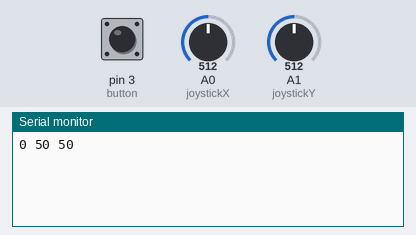
This sketch was run on a simulated Arduino Uno, built with avr-gcc and run on an emulated ATmega328P. Shown: the last lines printed to the serial monitor. The inputs (shaded band) are chosen by the test bench; at power-on: A0 (joystickX) = 512, A1 (joystickY) = 512, pin 3 (button) LOW.

Above: at 1.2 s.
1.3 s: A0 (joystickX) set to 716
At 2.4 s:
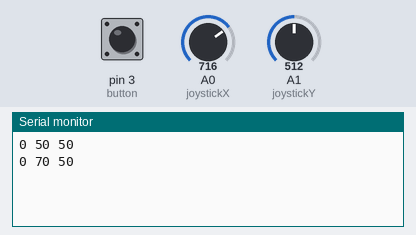
2.8 s: A1 (joystickY) set to 716
At 3.7 s:
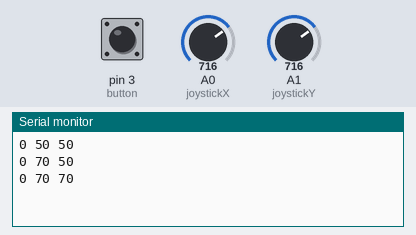
4.3 s: A0 (joystickX) set to 900
At 5.1 s:
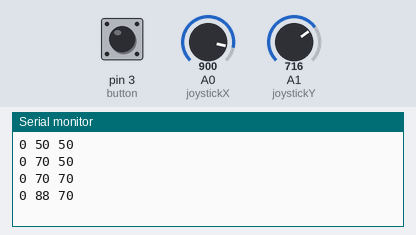
5.8 s: A1 (joystickY) set to 900
At 6.4 s:
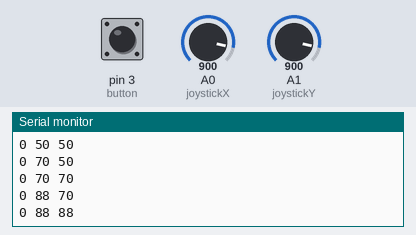
Timing chart, 0 to 8.3 s (numbered marks = the images above; inputs shaded):
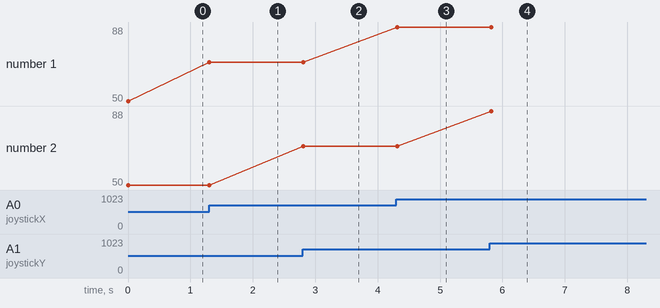

Measured:
- after the input at 1.3 s, the serial monitor: prints a new line at once (image 1)
- after the input at 2.8 s, the serial monitor: prints a new line at once (image 2)
- after the input at 4.3 s, the serial monitor: prints a new line at once (image 3)
- after the input at 5.8 s, the serial monitor: prints a new line at once (image 4)
- plotted number 1: 50 → 70 after the input at 1.3 s, 70 → 88 after the input at 4.3 s

The sketch:

sketch_arduino_two_potentiometer_btn.ino
```cpp
const int joystickX = A0;
const int joystickY = A1;
const int joystickButton = 2;
const int button = 3;
int percentX = 0;
int percentY = 0;
boolean doSomething = false;

int prevPercentX = 0;
int prevPercentY = 0;

void setup() {
  // put your setup code here, to run once:
  Serial.begin(9600);
  pinMode(joystickButton, INPUT);
  pinMode(button, INPUT);
}

void loop() {
  // put your main code here, to run repeatedly:

  percentX = makePercent(analogRead(joystickX));
  percentY = makePercent(analogRead(joystickY));

  if (digitalRead(button) == HIGH && doSomething == false) {

    Serial.print(doSomething);
    Serial.print(' ');
    Serial.print(percentX);
    Serial.print(' ');
    Serial.print(percentY);
    Serial.print(' ');
    Serial.println();
    doSomething = true;

  }

  if (digitalRead(button) == LOW) {
    doSomething = false;
  }


  if (percentX != prevPercentX || percentY != prevPercentY) {
    Serial.print(doSomething);
    Serial.print(' ');
    Serial.print(percentX);
    Serial.print(' ');
    Serial.print(percentY);
    Serial.print(' ');
    Serial.println();
    prevPercentX = percentX;
    prevPercentY = percentY;
  }
  /*
    if (percentX != prevPercentX || percentY != prevPercentY) {
      Serial.println(percent);
      prevPercent = percent;
    }*/
  delay(100);

}

int makePercent (float value) {
  return round(value / 1024.00 * 100);
}
```
